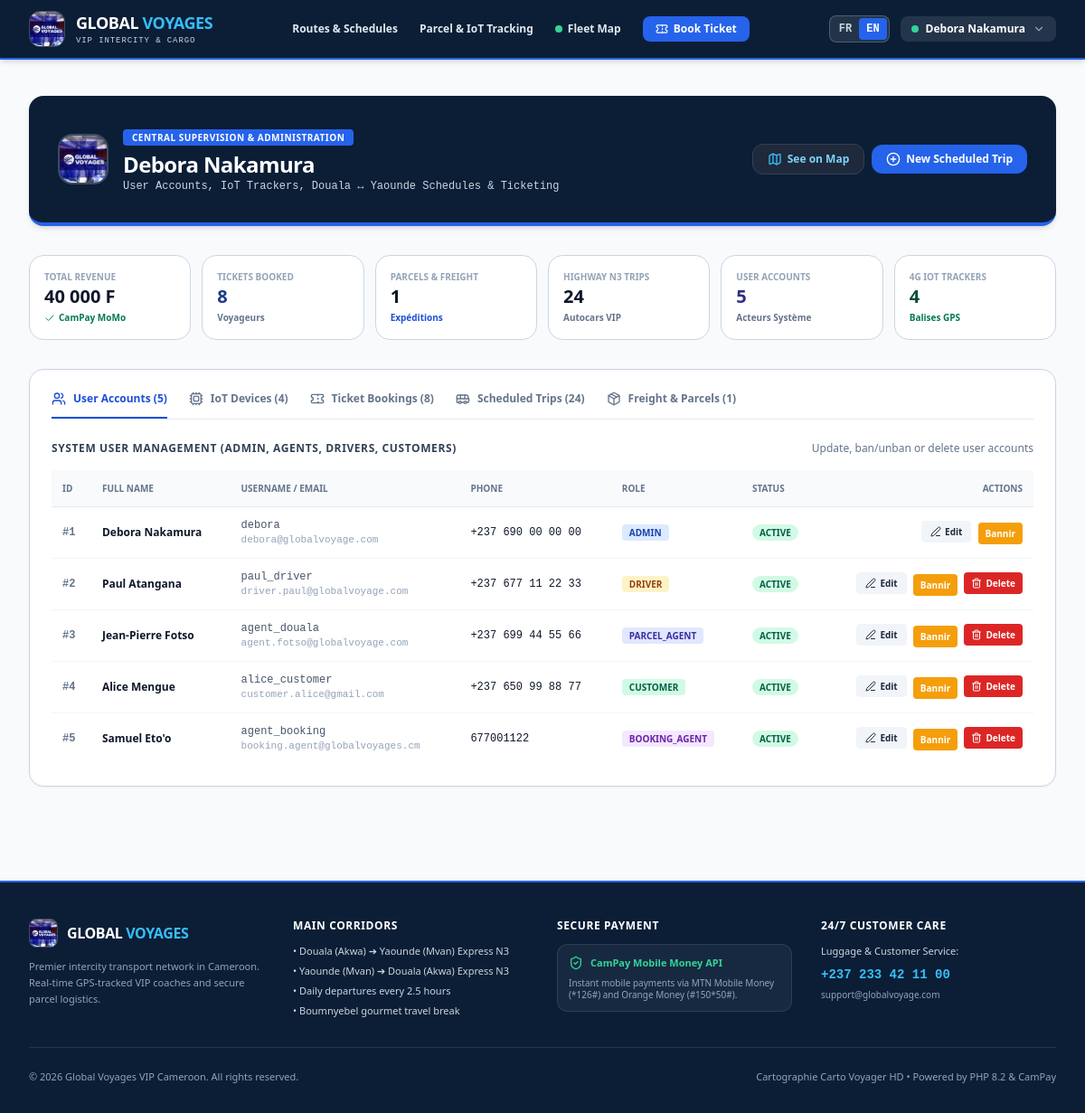
/admin/index.php (signed in), run on an earlier commit of the app's database.
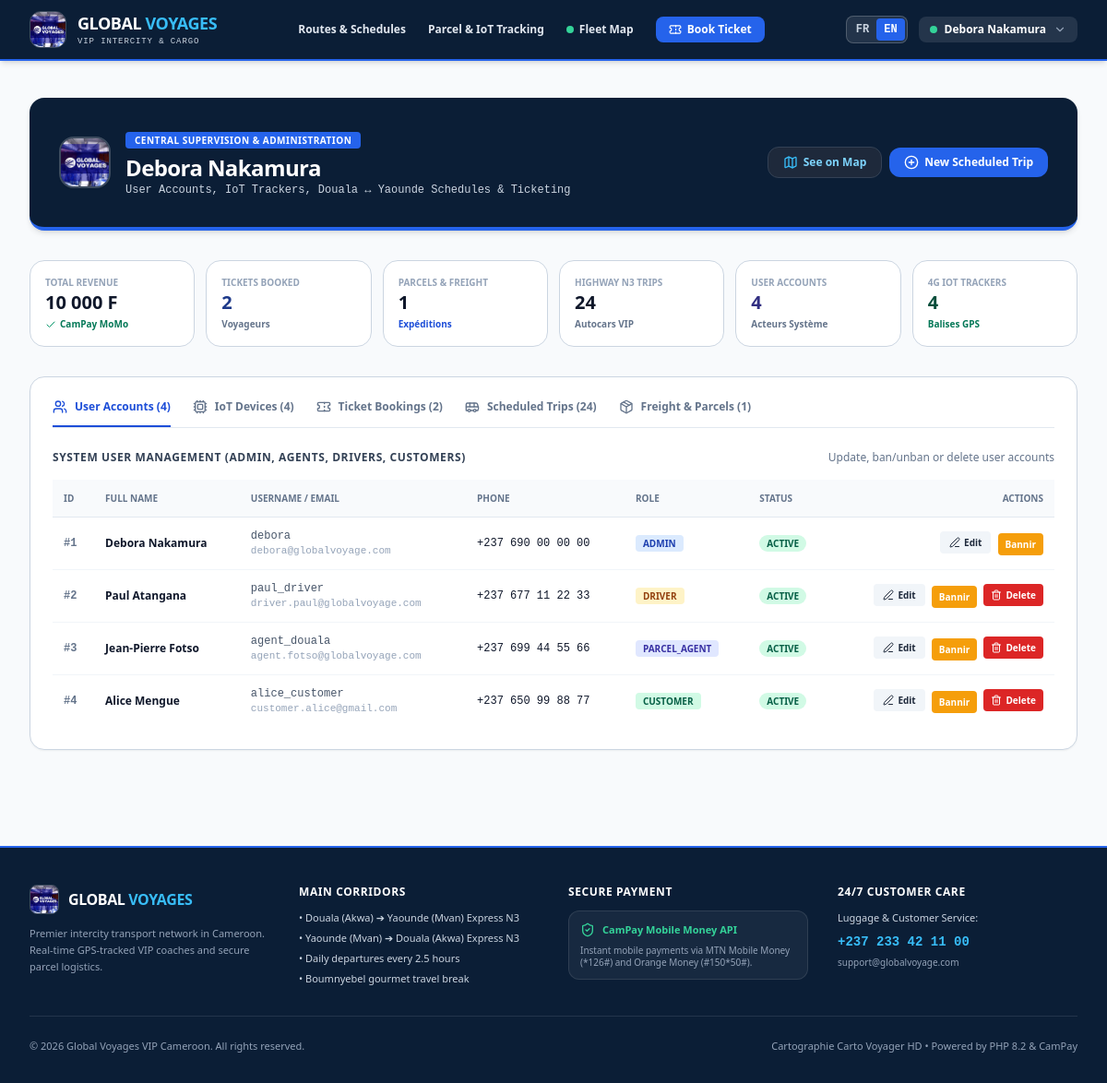
And on a later commit of the database.
### tables this page shows
CREATE TABLE users (
    id INTEGER PRIMARY KEY AUTOINCREMENT,
    name VARCHAR(100) NOT NULL,
    username VARCHAR(50) UNIQUE NOT NULL,
    email VARCHAR(100) UNIQUE NOT NULL,
    password VARCHAR(255) NOT NULL,
    phone VARCHAR(30),
    role VARCHAR(20) NOT NULL DEFAULT 'CUSTOMER',
    created_at DATETIME DEFAULT CURRENT_TIMESTAMP
, status VARCHAR(20) DEFAULT 'ACTIVE');

### src/Language.php (called while the page is built, shortened)
<?php
class Language {
    public static function get(string $key, ?string $fallback = null): string {
        $lang = self::current();
        return self::$translations[$lang][$key] ?? ($fallback ?? $key);
    }
    public static function current(): string {
        $lang = $_SESSION['lang'] ?? 'fr';
        return $lang;
    }
}
function t(string $key, ?string $fallback = null): string {
    return Language::get($key, $fallback);
}

### src/Auth.php (called while the page is built, shortened)
<?php
class Auth {
    public static function user(): ?array {
        return $_SESSION['user'] ?? null;
    }
}

### public/admin/index.php (the view, shortened to what the rows shown need)
<?php
require_once __DIR__ . '/../../src/Auth.php';
require_once __DIR__ . '/../../src/Language.php';
$currentUser = Auth::user();
$pdo = Database::getConnection();
$allUsers = $pdo->query("SELECT * FROM users ORDER BY id ASC")->fetchAll() ?: [];
include __DIR__ . '/../includes/header.php';
?>
<div class="max-w-7xl mx-auto px-4 sm:px-6 lg:px-8 py-10 space-y-8 animate-fadeIn">
  <div class="bg-[#0B1E36] text-white p-6 sm:p-8 rounded-2xl border-b-4 border-blue-600 shadow-md flex flex-col sm:flex-row sm:items-center justify-between gap-4">
    <div class="flex items-center gap-4">
      <div>
        <span class="px-2.5 py-0.5 rounded bg-blue-600 text-white font-black text-[10px] uppercase tracking-wider"><?= t('admin.bannerTitle', 'Supervision Centrale & Administration') ?></span>
        <h1 class="text-2xl font-black tracking-tight text-white mt-1"><?= htmlspecialchars($currentUser['name']) ?></h1>
        <p class="text-xs text-slate-300 font-mono"><?= t('admin.bannerSubtitle', 'Contrôle des Utilisateurs, Traceurs IoT, Départs Douala ↔ Yaoundé & Billetterie') ?></p>
      </div>
    </div>
  </div>
  <div class="bg-white rounded-2xl border border-slate-300 shadow-sm overflow-hidden p-6 space-y-6">
    <div id="admin-view-users" class="space-y-4">
      <div class="overflow-x-auto">
        <table class="w-full text-left text-xs">
          <thead class="bg-slate-50 border-b border-slate-200 text-slate-500 font-bold uppercase text-[10px]">
            <tr>
              <th class="p-3"><?= t('admin.colId') ?></th>
              <th class="p-3"><?= t('admin.colFullName') ?></th>
              <th class="p-3"><?= t('admin.colUsername') ?></th>
              <th class="p-3"><?= t('admin.colPhone') ?></th>
              <th class="p-3"><?= t('admin.colRole') ?></th>
              <th class="p-3"><?= t('admin.colStatus') ?></th>
              <th class="p-3 text-right"><?= t('admin.colActions') ?></th>
            </tr>
          </thead>
          <tbody class="divide-y divide-slate-100">
            <?php foreach ($allUsers as $u): ?>
              <?php $isBanned = ($u['status'] ?? 'ACTIVE') === 'BANNED'; ?>
              <tr class="hover:bg-slate-50/60 transition <?= $isBanned ? 'bg-red-50/40' : '' ?>">
                <td class="p-3 font-mono font-bold text-slate-500">#<?= $u['id'] ?></td>
                <td class="p-3 font-bold text-slate-900"><?= htmlspecialchars($u['name']) ?></td>
                <td class="p-3 font-mono text-slate-600"><?= htmlspecialchars($u['username']) ?><br><span class="text-slate-400 text-[11px]"><?= htmlspecialchars($u['email']) ?></span></td>
                <td class="p-3 font-mono"><?= htmlspecialchars($u['phone'] ?: 'N/A') ?></td>
                <td class="p-3">
                  <span class="px-2 py-0.5 rounded text-[10px] font-bold uppercase
                    <?= $u['role'] === 'ADMIN' ? 'bg-blue-100 text-blue-800' : ($u['role'] === 'DRIVER' ? 'bg-amber-100 text-amber-800' : ($u['role'] === 'BOOKING_AGENT' ? 'bg-purple-100 text-purple-800' : ($u['role'] === 'PARCEL_AGENT' ? 'bg-indigo-100 text-indigo-800' : 'bg-emerald-100 text-emerald-800'))) ?>">
                    <?= htmlspecialchars($u['role']) ?>
                  </span>
                </td>
                <td class="p-3">
                  <span class="px-2 py-0.5 rounded-full text-[10px] font-bold uppercase <?= $isBanned ? 'bg-red-100 text-red-800' : 'bg-emerald-100 text-emerald-800' ?>">
                    <?= $isBanned ? t('admin.statusBanned', 'BANNI / SUSPENDU') : t('admin.statusActive', 'ACTIF') ?>
                  </span>
                </td>
                <td class="p-3 text-right space-x-1">
                  <button type="button" onclick="openEditUserModal(<?= htmlspecialchars(json_encode($u)) ?>)"
                    class="px-2.5 py-1 rounded bg-slate-100 hover:bg-slate-200 text-slate-800 font-bold text-[10px] inline-flex items-center gap-1">
                    <i data-lucide="edit-3" class="w-3 h-3"></i>
                    <span><?= t('admin.btnEdit', 'Modifier') ?></span>
                  </button>
                  <form method="POST" class="inline" onsubmit="return confirm('<?= $isBanned ? 'Réactiver' : 'Bannir' ?> cet utilisateur ?');">
                    <button type="submit" class="px-2 py-1 rounded font-bold text-[10px] <?= $isBanned ? 'bg-emerald-600 text-white' : 'bg-amber-500 text-white' ?>">
                      <?= $isBanned ? 'Débannir' : 'Bannir' ?>
                    </button>
                  </form>
                  <?php if ($u['id'] !== $currentUser['id']): ?>
                    <form method="POST" class="inline" onsubmit="return confirm('Êtes-vous sûr de vouloir supprimer définitivement cet utilisateur ?');">
                      <button type="submit" class="px-2 py-1 rounded bg-red-600 hover:bg-red-700 text-white font-bold text-[10px] inline-flex items-center gap-1">
                        <i data-lucide="trash-2" class="w-3 h-3"></i>
                        <span><?= t('admin.btnDelete', 'Supprimer') ?></span>
                      </button>
                    </form>
                  <?php endif; ?>
                </td>
              </tr>
            <?php endforeach; ?>
          </tbody>
        </table>
      </div>
    </div>
  </div>
</div>
<?php include __DIR__ . '/../includes/footer.php'; ?>

### public/includes/header.php (shortened to what the rows shown need)
<?php
require_once __DIR__ . '/../../src/Language.php';
require_once __DIR__ . '/../../src/Auth.php';
$currLang = Language::current();
$user = Auth::user();
?>
<!DOCTYPE html>
<html lang="<?= $currLang ?>">
<head>
  <script src="https://cdn.tailwindcss.com"></script>
  <link rel="stylesheet" href="https://unpkg.com/leaflet@1.9.4/dist/leaflet.css" />
  <link rel="stylesheet" href="<?= BASE_URL ?>/assets/css/style.css">
</head>
<body class="bg-slate-50 text-slate-900 font-sans min-h-screen flex flex-col antialiased">
  <header class="bg-[#0B1E36] text-white sticky top-0 z-40 shadow-md border-b-2 border-blue-600">
    <div class="max-w-7xl mx-auto px-4 sm:px-6 lg:px-8 h-16 flex items-center justify-between">
      <div class="flex items-center gap-3">
        <?php if ($user): ?>
          <div class="relative group">
            <button type="button" class="flex items-center gap-2 px-3 py-1.5 rounded-lg bg-white/10 hover:bg-white/20 text-xs font-bold text-white transition cursor-pointer">
              <span class="w-2 h-2 rounded-full bg-emerald-400"></span>
              <span class="max-w-[120px] truncate"><?= htmlspecialchars($user['name']) ?></span>
              <i data-lucide="chevron-down" class="w-3.5 h-3.5 text-slate-400"></i>
            </button>
          </div>
        <?php endif; ?>
      </div>
    </div>
  </header>
  <main class="flex-grow">

What changed in the data, as far as the page shows it:
removed users: id "5", name "Samuel Eto'o", username "agent_booking", email "booking.agent@globalvoyages.cm", phone "677001122", role "BOOKING_AGENT", status "Bannir"
Also different on the page:
$revenue: "40 000" → "10 000"
$totalBookings: "8" → "2"
$totalUsers: "5" → "4"
count($allUsers): "5" → "4"
count($bookings): "8" → "2"
